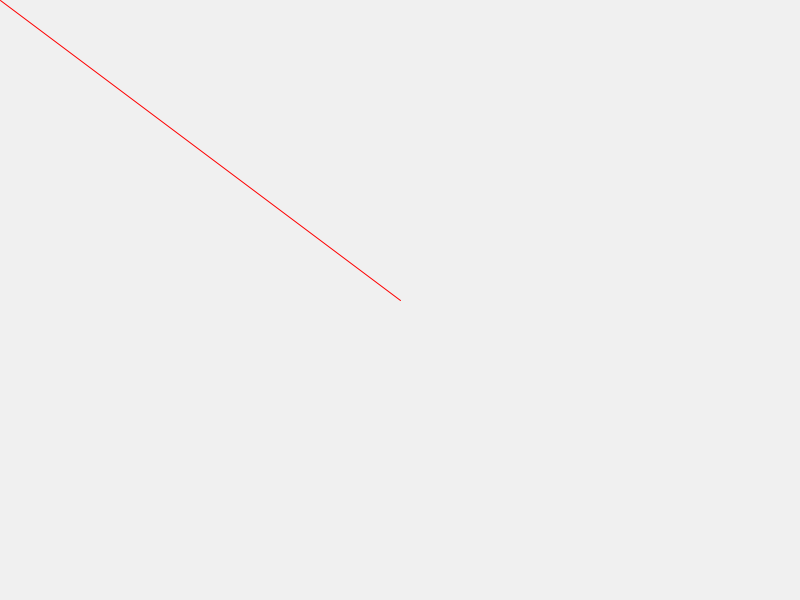
Frame 1 (no input)
Frame 60 (the mouse pressed at the canvas centre just before this capture): identical to frame 1, image omitted
Frame 120 (the mouse held since frame 60 and released just before this capture): blank canvas, image omitted

The Processing sketch that drew this single still picture (run headless with seeded random() and noise(); from frame 60 on, the mouse is pressed at the canvas centre):

// Processing sketch: Serie_5_Parcial
// ── Serie_5_Parcial.pde
void setup() {
  size(800, 600);
  background(240);
  stroke(255, 0, 0); // Color rojo
}

void draw() {
  background(240); // Limpiar el fondo en cada cuadro
  line(width / 2, height / 2, mouseX, mouseY); // Dibuja la línea
}
